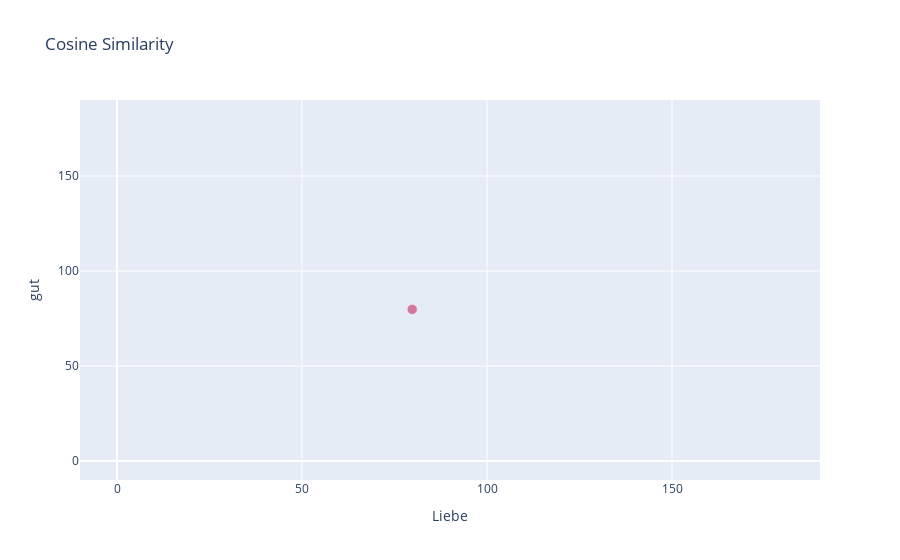

The notebook cell this image was saved under:
### Code cell
import lib
antonym_list = [
("gut", "schlecht"),
]

antonym_list_2 = [
('Liebe', 'Hass')
    # ... (Other antonym pairs)
]
word_list = ['Solidarität']
cos_sim = lib.we_basics('./model/compass.model', antonym_list, word_list)
lib.plot_cosine_similarity2(cos_sim, cos_sim, antonym_list=antonym_list, antonym_list2=antonym_list_2, word_list=word_list)

### Figure 1 — Plotly figure (JSON) as saved in the notebook; plotly's stock layout.template omitted (floating-point values rounded to 4 significant figures)
{"data": [{"hoverinfo": "text", "hovertemplate": "%{hovertext}<extra></extra>", "hovertext": ["Solidarität"], "marker": {"color": [79.79], "colorscale": [[0, "#0d0887"], [0.1111, "#46039f"], [0.2222, "#7201a8"], [0.3333, "#9c179e"], [0.4444, "#bd3786"], [0.5556, "#d8576b"], [0.6667, "#ed7953"], [0.7778, "#fb9f3a"], [0.8889, "#fdca26"], [1, "#f0f921"]], "line": {"color": "white", "width": 0.5}, "opacity": 0.7, "size": 10}, "mode": "markers", "type": "scatter", "x": [79.79], "y": [79.79]}], "layout": {"coloraxis": {"colorbar": {"title": {"text": "Angle"}}}, "title": {"text": "Cosine Similarity"}, "xaxis": {"range": [-10, 190], "title": {"text": "Liebe"}}, "yaxis": {"range": [-10, 190], "title": {"text": "gut"}}}}
